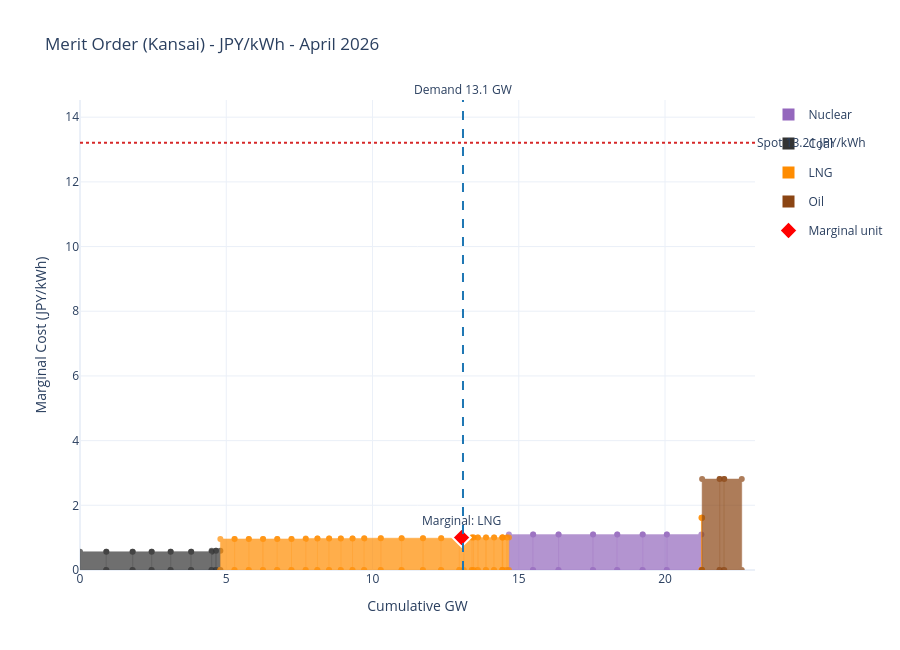

This figure's notebook cell:
### Markdown cell above
## Merit Order (JPY/kWh)

### Code cell
region = "Kansai"
mo_region = merit_order_for_areas(result, areas=region, cost_config=operational_cost)
median_snapshot = identify_price_setters(mo_region, config=PriceSetterConfig(
    "Kansai | consumption", ("Kansai",), "Kansai", "consumption"
), start=result.delivery_month, end=result.delivery_month + pd.offsets.MonthEnd(0))

fig = plot_merit_order_plotly(
    mo_region,
    region=region,
    period=result.delivery_month,
    demand_gw=median_snapshot["demand_gw"].median(),
    spot_price_jpy_kwh=median_snapshot["spot_jpy_kwh"].median(),
    title=f"Merit Order ({region}) - JPY/kWh - {result.delivery_month:%B %Y}",
)
fig.show()

### Figure 1 — Plotly figure (JSON) as saved in the notebook; plotly's stock layout.template omitted (floating-point values rounded to 4 significant figures)
{"data": [{"fill": "toself", "fillcolor": "#9467bd", "hoverinfo": "skip", "legendgroup": "Nuclear", "line": {"color": "#9467bd", "width": 0.5}, "name": "Nuclear", "opacity": 0.7, "showlegend": false, "type": "scatter", "x": [14.66, 15.49, 15.49, 14.66, 14.66], "y": [0, 0, 1.096, 1.096, 0]}, {"fill": "toself", "fillcolor": "#9467bd", "hoverinfo": "skip", "legendgroup": "Nuclear", "line": {"color": "#9467bd", "width": 0.5}, "name": "Nuclear", "opacity": 0.7, "showlegend": false, "type": "scatter", "x": [15.49, 16.36, 16.36, 15.49, 15.49], "y": [0, 0, 1.096, 1.096, 0]}, {"fill": "toself", "fillcolor": "#9467bd", "hoverinfo": "skip", "legendgroup": "Nuclear", "line": {"color": "#9467bd", "width": 0.5}, "name": "Nuclear", "opacity": 0.7, "showlegend": false, "type": "scatter", "x": [16.36, 17.54, 17.54, 16.36, 16.36], "y": [0, 0, 1.096, 1.096, 0]}, {"fill": "toself", "fillcolor": "#9467bd", "hoverinfo": "skip", "legendgroup": "Nuclear", "line": {"color": "#9467bd", "width": 0.5}, "name": "Nuclear", "opacity": 0.7, "showlegend": false, "type": "scatter", "x": [17.54, 18.37, 18.37, 17.54, 17.54], "y": [0, 0, 1.096, 1.096, 0]}, {"fill": "toself", "fillcolor": "#9467bd", "hoverinfo": "skip", "legendgroup": "Nuclear", "line": {"color": "#9467bd", "width": 0.5}, "name": "Nuclear", "opacity": 0.7, "showlegend": false, "type": "scatter", "x": [18.37, 19.24, 19.24, 18.37, 18.37], "y": [0, 0, 1.096, 1.096, 0]}, {"fill": "toself", "fillcolor": "#9467bd", "hoverinfo": "skip", "legendgroup": "Nuclear", "line": {"color": "#9467bd", "width": 0.5}, "name": "Nuclear", "opacity": 0.7, "showlegend": false, "type": "scatter", "x": [19.24, 20.06, 20.06, 19.24, 19.24], "y": [0, 0, 1.096, 1.096, 0]}, {"fill": "toself", "fillcolor": "#9467bd", "hoverinfo": "skip", "legendgroup": "Nuclear", "line": {"color": "#9467bd", "width": 0.5}, "name": "Nuclear", "opacity": 0.7, "showlegend": false, "type": "scatter", "x": [20.06, 21.24, 21.24, 20.06, 20.06], "y": [0, 0, 1.096, 1.096, 0]}, {"fill": "toself", "fillcolor": "#333333", "hoverinfo": "skip", "legendgroup": "Coal", "line": {"color": "#333333", "width": 0.5}, "name": "Coal", "opacity": 0.7, "showlegend": false, "type": "scatter", "x": [0, 0.9, 0.9, 0, 0], "y": [0, 0, 0.5645, 0.5645, 0]}, {"fill": "toself", "fillcolor": "#333333", "hoverinfo": "skip", "legendgroup": "Coal", "line": {"color": "#333333", "width": 0.5}, "name": "Coal", "opacity": 0.7, "showlegend": false, "type": "scatter", "x": [0.9, 1.8, 1.8, 0.9, 0.9], "y": [0, 0, 0.5645, 0.5645, 0]}, {"fill": "toself", "fillcolor": "#333333", "hoverinfo": "skip", "legendgroup": "Coal", "line": {"color": "#333333", "width": 0.5}, "name": "Coal", "opacity": 0.7, "showlegend": false, "type": "scatter", "x": [1.8, 2.45, 2.45, 1.8, 1.8], "y": [0, 0, 0.5645, 0.5645, 0]}, {"fill": "toself", "fillcolor": "#333333", "hoverinfo": "skip", "legendgroup": "Coal", "line": {"color": "#333333", "width": 0.5}, "name": "Coal", "opacity": 0.7, "showlegend": false, "type": "scatter", "x": [2.45, 3.1, 3.1, 2.45, 2.45], "y": [0, 0, 0.5645, 0.5645, 0]}, {"fill": "toself", "fillcolor": "#333333", "hoverinfo": "skip", "legendgroup": "Coal", "line": {"color": "#333333", "width": 0.5}, "name": "Coal", "opacity": 0.7, "showlegend": false, "type": "scatter", "x": [3.1, 3.8, 3.8, 3.1, 3.1], "y": [0, 0, 0.568, 0.568, 0]}, {"fill": "toself", "fillcolor": "#333333", "hoverinfo": "skip", "legendgroup": "Coal", "line": {"color": "#333333", "width": 0.5}, "name": "Coal", "opacity": 0.7, "showlegend": false, "type": "scatter", "x": [3.8, 4.5, 4.5, 3.8, 3.8], "y": [0, 0, 0.568, 0.568, 0]}, {"fill": "toself", "fillcolor": "#333333", "hoverinfo": "skip", "legendgroup": "Coal", "line": {"color": "#333333", "width": 0.5}, "name": "Coal", "opacity": 0.7, "showlegend": false, "type": "scatter", "x": [4.5, 4.649, 4.649, 4.5, 4.5], "y": [0, 0, 0.5979, 0.5979, 0]}, {"fill": "toself", "fillcolor": "#333333", "hoverinfo": "skip", "legendgroup": "Coal", "line": {"color": "#333333", "width": 0.5}, "name": "Coal", "opacity": 0.7, "showlegend": false, "type": "scatter", "x": [4.649, 4.798, 4.798, 4.649, 4.649], "y": [0, 0, 0.5979, 0.5979, 0]}, {"fill": "toself", "fillcolor": "#ff8c00", "hoverinfo": "skip", "legendgroup": "LNG", "line": {"color": "#ff8c00", "width": 0.5}, "name": "LNG", "opacity": 0.7, "showlegend": false, "type": "scatter", "x": [4.798, 5.285, 5.285, 4.798, 4.798], "y": [0, 0, 0.96, 0.96, 0]}, {"fill": "toself", "fillcolor": "#ff8c00", "hoverinfo": "skip", "legendgroup": "LNG", "line": {"color": "#ff8c00", "width": 0.5}, "name": "LNG", "opacity": 0.7, "showlegend": false, "type": "scatter", "x": [5.284, 5.771, 5.771, 5.284, 5.284], "y": [0, 0, 0.96, 0.96, 0]}, {"fill": "toself", "fillcolor": "#ff8c00", "hoverinfo": "skip", "legendgroup": "LNG", "line": {"color": "#ff8c00", "width": 0.5}, "name": "LNG", "opacity": 0.7, "showlegend": false, "type": "scatter", "x": [5.771, 6.258, 6.258, 5.771, 5.771], "y": [0, 0, 0.96, 0.96, 0]}, {"fill": "toself", "fillcolor": "#ff8c00", "hoverinfo": "skip", "legendgroup": "LNG", "line": {"color": "#ff8c00", "width": 0.5}, "name": "LNG", "opacity": 0.7, "showlegend": false, "type": "scatter", "x": [6.257, 6.744, 6.744, 6.257, 6.257], "y": [0, 0, 0.96, 0.96, 0]}, {"fill": "toself", "fillcolor": "#ff8c00", "hoverinfo": "skip", "legendgroup": "LNG", "line": {"color": "#ff8c00", "width": 0.5}, "name": "LNG", "opacity": 0.7, "showlegend": false, "type": "scatter", "x": [6.744, 7.231, 7.231, 6.744, 6.744], "y": [0, 0, 0.96, 0.96, 0]}, {"fill": "toself", "fillcolor": "#ff8c00", "hoverinfo": "skip", "legendgroup": "LNG", "line": {"color": "#ff8c00", "width": 0.5}, "name": "LNG", "opacity": 0.7, "showlegend": false, "type": "scatter", "x": [7.23, 7.717, 7.717, 7.23, 7.23], "y": [0, 0, 0.96, 0.96, 0]}, {"fill": "toself", "fillcolor": "#ff8c00", "hoverinfo": "skip", "legendgroup": "LNG", "line": {"color": "#ff8c00", "width": 0.5}, "name": "LNG", "opacity": 0.7, "showlegend": false, "type": "scatter", "x": [7.717, 8.117, 8.117, 7.717, 7.717], "y": [0, 0, 0.9767, 0.9767, 0]}, {"fill": "toself", "fillcolor": "#ff8c00", "hoverinfo": "skip", "legendgroup": "LNG", "line": {"color": "#ff8c00", "width": 0.5}, "name": "LNG", "opacity": 0.7, "showlegend": false, "type": "scatter", "x": [8.117, 8.517, 8.517, 8.117, 8.117], "y": [0, 0, 0.9767, 0.9767, 0]}, {"fill": "toself", "fillcolor": "#ff8c00", "hoverinfo": "skip", "legendgroup": "LNG", "line": {"color": "#ff8c00", "width": 0.5}, "name": "LNG", "opacity": 0.7, "showlegend": false, "type": "scatter", "x": [8.517, 8.917, 8.917, 8.517, 8.517], "y": [0, 0, 0.9767, 0.9767, 0]}, {"fill": "toself", "fillcolor": "#ff8c00", "hoverinfo": "skip", "legendgroup": "LNG", "line": {"color": "#ff8c00", "width": 0.5}, "name": "LNG", "opacity": 0.7, "showlegend": false, "type": "scatter", "x": [8.917, 9.317, 9.317, 8.917, 8.917], "y": [0, 0, 0.9767, 0.9767, 0]}, {"fill": "toself", "fillcolor": "#ff8c00", "hoverinfo": "skip", "legendgroup": "LNG", "line": {"color": "#ff8c00", "width": 0.5}, "name": "LNG", "opacity": 0.7, "showlegend": false, "type": "scatter", "x": [9.317, 9.717, 9.717, 9.317, 9.317], "y": [0, 0, 0.9767, 0.9767, 0]}, {"fill": "toself", "fillcolor": "#ff8c00", "hoverinfo": "skip", "legendgroup": "LNG", "line": {"color": "#ff8c00", "width": 0.5}, "name": "LNG", "opacity": 0.7, "showlegend": false, "type": "scatter", "x": [9.717, 10.28, 10.28, 9.717, 9.717], "y": [0, 0, 0.9853, 0.9853, 0]}, {"fill": "toself", "fillcolor": "#ff8c00", "hoverinfo": "skip", "legendgroup": "LNG", "line": {"color": "#ff8c00", "width": 0.5}, "name": "LNG", "opacity": 0.7, "showlegend": false, "type": "scatter", "x": [10.28, 11.0, 11.0, 10.28, 10.28], "y": [0, 0, 0.9853, 0.9853, 0]}, {"fill": "toself", "fillcolor": "#ff8c00", "hoverinfo": "skip", "legendgroup": "LNG", "line": {"color": "#ff8c00", "width": 0.5}, "name": "LNG", "opacity": 0.7, "showlegend": false, "type": "scatter", "x": [11.0, 11.72, 11.72, 11.0, 11.0], "y": [0, 0, 0.9853, 0.9853, 0]}, {"fill": "toself", "fillcolor": "#ff8c00", "hoverinfo": "skip", "legendgroup": "LNG", "line": {"color": "#ff8c00", "width": 0.5}, "name": "LNG", "opacity": 0.7, "showlegend": false, "type": "scatter", "x": [11.72, 12.35, 12.35, 11.72, 11.72], "y": [0, 0, 0.9853, 0.9853, 0]}, {"fill": "toself", "fillcolor": "#ff8c00", "hoverinfo": "skip", "legendgroup": "LNG", "line": {"color": "#ff8c00", "width": 0.5}, "name": "LNG", "opacity": 0.7, "showlegend": false, "type": "scatter", "x": [12.35, 12.97, 12.97, 12.35, 12.35], "y": [0, 0, 0.9853, 0.9853, 0]}, {"fill": "toself", "fillcolor": "#ff8c00", "hoverinfo": "skip", "legendgroup": "LNG", "line": {"color": "#ff8c00", "width": 0.5}, "name": "LNG", "opacity": 0.7, "showlegend": false, "type": "scatter", "x": [12.97, 13.12, 13.12, 12.97, 12.97], "y": [0, 0, 1.003, 1.003, 0]}, {"fill": "toself", "fillcolor": "#ff8c00", "hoverinfo": "skip", "legendgroup": "LNG", "line": {"color": "#ff8c00", "width": 0.5}, "name": "LNG", "opacity": 0.7, "showlegend": false, "type": "scatter", "x": [13.12, 13.4, 13.4, 13.12, 13.12], "y": [0, 0, 1.003, 1.003, 0]}, {"fill": "toself", "fillcolor": "#ff8c00", "hoverinfo": "skip", "legendgroup": "LNG", "line": {"color": "#ff8c00", "width": 0.5}, "name": "LNG", "opacity": 0.7, "showlegend": false, "type": "scatter", "x": [13.4, 13.45, 13.45, 13.4, 13.4], "y": [0, 0, 1.003, 1.003, 0]}, {"fill": "toself", "fillcolor": "#ff8c00", "hoverinfo": "skip", "legendgroup": "LNG", "line": {"color": "#ff8c00", "width": 0.5}, "name": "LNG", "opacity": 0.7, "showlegend": false, "type": "scatter", "x": [13.45, 13.6, 13.6, 13.45, 13.45], "y": [0, 0, 1.003, 1.003, 0]}, {"fill": "toself", "fillcolor": "#ff8c00", "hoverinfo": "skip", "legendgroup": "LNG", "line": {"color": "#ff8c00", "width": 0.5}, "name": "LNG", "opacity": 0.7, "showlegend": false, "type": "scatter", "x": [13.6, 13.88, 13.88, 13.6, 13.6], "y": [0, 0, 1.003, 1.003, 0]}, {"fill": "toself", "fillcolor": "#ff8c00", "hoverinfo": "skip", "legendgroup": "LNG", "line": {"color": "#ff8c00", "width": 0.5}, "name": "LNG", "opacity": 0.7, "showlegend": false, "type": "scatter", "x": [13.88, 14.16, 14.16, 13.88, 13.88], "y": [0, 0, 1.003, 1.003, 0]}, {"fill": "toself", "fillcolor": "#ff8c00", "hoverinfo": "skip", "legendgroup": "LNG", "line": {"color": "#ff8c00", "width": 0.5}, "name": "LNG", "opacity": 0.7, "showlegend": false, "type": "scatter", "x": [14.16, 14.43, 14.43, 14.16, 14.16], "y": [0, 0, 1.003, 1.003, 0]}, {"fill": "toself", "fillcolor": "#ff8c00", "hoverinfo": "skip", "legendgroup": "LNG", "line": {"color": "#ff8c00", "width": 0.5}, "name": "LNG", "opacity": 0.7, "showlegend": false, "type": "scatter", "x": [14.43, 14.45, 14.45, 14.43, 14.43], "y": [0, 0, 1.003, 1.003, 0]}, {"fill": "toself", "fillcolor": "#ff8c00", "hoverinfo": "skip", "legendgroup": "LNG", "line": {"color": "#ff8c00", "width": 0.5}, "name": "LNG", "opacity": 0.7, "showlegend": false, "type": "scatter", "x": [14.45, 14.6, 14.6, 14.45, 14.45], "y": [0, 0, 1.003, 1.003, 0]}, {"fill": "toself", "fillcolor": "#ff8c00", "hoverinfo": "skip", "legendgroup": "LNG", "line": {"color": "#ff8c00", "width": 0.5}, "name": "LNG", "opacity": 0.7, "showlegend": false, "type": "scatter", "x": [14.6, 14.66, 14.66, 14.6, 14.6], "y": [0, 0, 1.003, 1.003, 0]}, {"fill": "toself", "fillcolor": "#ff8c00", "hoverinfo": "skip", "legendgroup": "LNG", "line": {"color": "#ff8c00", "width": 0.5}, "name": "LNG", "opacity": 0.7, "showlegend": false, "type": "scatter", "x": [21.24, 21.26, 21.26, 21.24, 21.24], "y": [0, 0, 1.614, 1.614, 0]}, {"fill": "toself", "fillcolor": "#ff8c00", "hoverinfo": "skip", "legendgroup": "LNG", "line": {"color": "#ff8c00", "width": 0.5}, "name": "LNG", "opacity": 0.7, "showlegend": false, "type": "scatter", "x": [21.26, 21.27, 21.27, 21.26, 21.26], "y": [0, 0, 1.614, 1.614, 0]}, {"fill": "toself", "fillcolor": "#8b4513", "hoverinfo": "skip", "legendgroup": "Oil", "line": {"color": "#8b4513", "width": 0.5}, "name": "Oil", "opacity": 0.7, "showlegend": false, "type": "scatter", "x": [21.27, 21.87, 21.87, 21.27, 21.27], "y": [0, 0, 2.813, 2.813, 0]}, {"fill": "toself", "fillcolor": "#8b4513", "hoverinfo": "skip", "legendgroup": "Oil", "line": {"color": "#8b4513", "width": 0.5}, "name": "Oil", "opacity": 0.7, "showlegend": false, "type": "scatter", "x": [21.87, 22.02, 22.02, 21.87, 21.87], "y": [0, 0, 2.813, 2.813, 0]}, {"fill": "toself", "fillcolor": "#8b4513", "hoverinfo": "skip", "legendgroup": "Oil", "line": {"color": "#8b4513", "width": 0.5}, "name": "Oil", "opacity": 0.7, "showlegend": false, "type": "scatter", "x": [22.02, 22.62, 22.62, 22.02, 22.02], "y": [0, 0, 2.813, 2.813, 0]}, {"legendgroup": "Nuclear", "marker": {"color": "#9467bd", "size": 12, "symbol": "square"}, "mode": "markers", "name": "Nuclear", "showlegend": true, "type": "scatter", "x": [null], "y": [null]}, {"legendgroup": "Coal", "marker": {"color": "#333333", "size": 12, "symbol": "square"}, "mode": "markers", "name": "Coal", "showlegend": true, "type": "scatter", "x": [null], "y": [null]}, {"legendgroup": "LNG", "marker": {"color": "#ff8c00", "size": 12, "symbol": "square"}, "mode": "markers", "name": "LNG", "showlegend": true, "type": "scatter", "x": [null], "y": [null]}, {"legendgroup": "Oil", "marker": {"color": "#8b4513", "size": 12, "symbol": "square"}, "mode": "markers", "name": "Oil", "showlegend": true, "type": "scatter", "x": [null], "y": [null]}, {"marker": {"color": "red", "line": {"color": "white", "width": 2}, "size": 14, "symbol": "diamond"}, "mode": "markers+text", "name": "Marginal unit", "showlegend": true, "text": ["Marginal: LNG"], "textposition": "top center", "type": "scatter", "x": [13.04], "y": [1.003]}], "layout": {"annotations": [{"showarrow": false, "text": "Demand 13.1 GW", "x": 13.09, "xanchor": "center", "xref": "x", "y": 1, "yanchor": "bottom", "yref": "y domain"}, {"showarrow": false, "text": "Spot 13.21 JPY/kWh", "x": 1, "xanchor": "left", "xref": "x domain", "y": 13.21, "yanchor": "middle", "yref": "y"}], "height": 650, "hovermode": "closest", "shapes": [{"line": {"color": "#1f77b4", "dash": "dash"}, "type": "line", "x0": 13.09, "x1": 13.09, "xref": "x", "y0": 0, "y1": 1, "yref": "y domain"}, {"line": {"color": "#d62728", "dash": "dot"}, "type": "line", "x0": 0, "x1": 1, "xref": "x domain", "y0": 13.21, "y1": 13.21, "yref": "y"}], "title": {"text": "Merit Order (Kansai) - JPY/kWh - April 2026"}, "xaxis": {"range": [0, 23.08], "title": {"text": "Cumulative GW"}}, "yaxis": {"range": [0, 14.53], "title": {"text": "Marginal Cost (JPY/kWh)"}}}}
